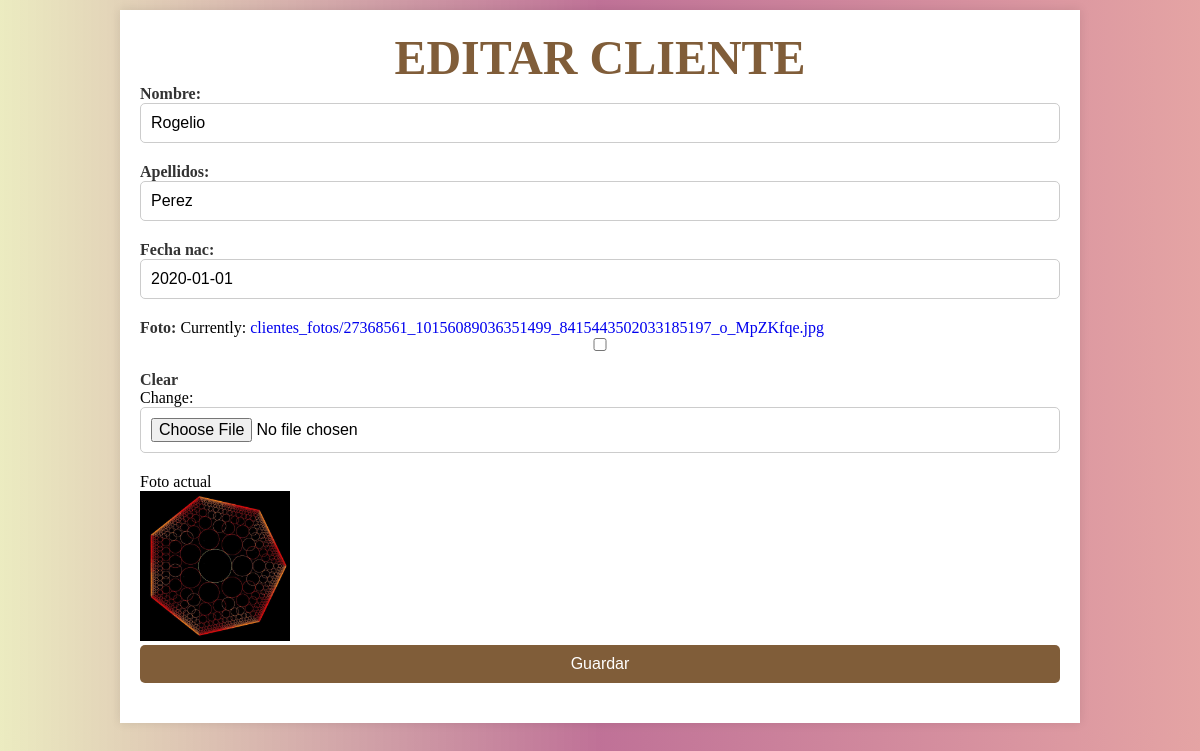
The page /clientes/edit/6/ (signed in) on the database its author committed.
### clientes/models.py (models this page shows, shortened)
class Cliente(models.Model):
    nombre = models.CharField(max_length=100)
    apellidos = models.CharField(max_length=100)
    fecha_nac = models.DateField()
    foto = models.ImageField(upload_to='clientes_fotos/', blank=True, null=True)

### clientes/views.py (the view)
# urls.py: path('edit/<int:pk>/', views.update_cliente, name ='update_cliente'),
@login_required
def update_cliente(request, pk):
    cliente = get_object_or_404(Cliente, pk=pk)
    if request.method == 'POST':
        form = ClienteForm(request.POST, request.FILES, instance=cliente)
        if form.is_valid():
            form.save()
            return redirect('cliente_list')
    else:
        form = ClienteForm(instance=cliente)
    return render(request, 'clientes/cliente_form.html', {'form': form, 'cliente': cliente})

### clientes/forms.py
class ClienteForm(forms.ModelForm):
    class Meta:
        model = Cliente
        fields = ['nombre', 'apellidos', 'fecha_nac', 'foto']
        foto = forms.ImageField(required=False)

### clientes/templates/clientes/cliente_form.html (shortened to what this page needs)
<!DOCTYPE html>
<html lang="es">
    <head>
        {% load static %}
        <link rel="stylesheet" type="text/css" href="{% static 'clientes/style.css' %}">
    </head>
    <body>
        <div class="container">
            <h1>{% if form.instance.pk %} Editar Cliente {% else  %} Crear Cliente {% endif %}</h1>
            <form method="post" enctype="multipart/form-data">
                {{ form.as_p}}
                {% if cliente.foto %}
                    <div class="image-container">
                        <p>Foto actual</p>
                        <img src="{{ cliente.foto.url}}"
                        alt="Foto de {{ cliente.nombre }}"
                        width="150"
                        >
                    </div>
                {% endif %}
                <button type="submit">Guardar</button>
            </form>
        </div>
    </body>
</html>

### clientes/static/clientes/style.css (style rules this page uses)
* { margin: 0; padding: 0; border: none; box-sizing: border-box; list-style: none; text-decoration: none; scroll-behavior: smooth; }
:root { --text-color: #000000; --bg-color: #000; --main-color: #805d39; --p-font: 1rem; --h2-font: 3rem; --h1-font: 6rem; }
body { color: var(--text-color); background: var(--bg-color); background: linear-gradient(to left, rgba(211, 103, 103, 0.6), rgba(149, 19, 82, 0.6), rgba(190,190,48, 0.3) ); }
h1 { width: 100%; text-align: center; color: var(--main-color); text-transform: uppercase; font-size: var(--h2-font); font-family: 'Rubik'; }
.container { width: 80%; margin: 10px auto; padding: 20px; background-color: white; box-shadow: 0 0 10px rgba(0, 0, 0, 0.1); }
form { display: flex; flex-direction: column; }
label { margin-bottom: 5px; color: #333; font-weight: bold; }
input { padding: 10px; margin-bottom: 20px; border: 1px solid #ccc; border-radius: 5px; font-size: 16px; width: 100%; box-sizing: border-box; transition: border-color 0.3s ease; }
button { padding: 10px 15px; background-color: var(--main-color); margin-bottom: 20px; border: none; border-radius: 5px; color: white; font-size: 16px; cursor: pointer; transition: background-color 0.3s ease; }

### rows shown on the page
Cliente: nombre "Rogelio", apellidos "Perez", fecha_nac "2020-01-01", foto (picture)
